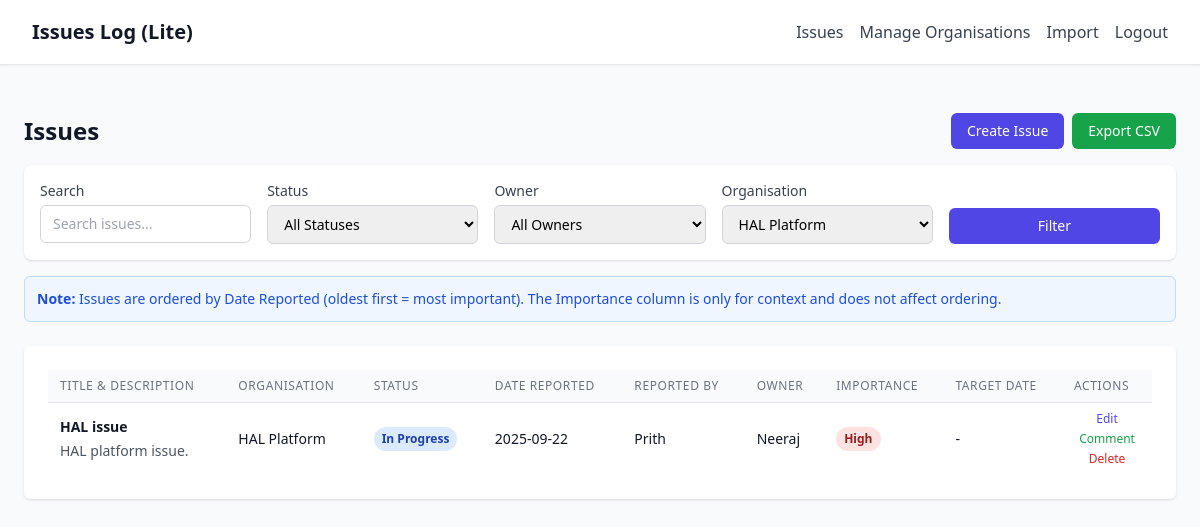
The page /?organization=1 (signed in) on the database its author committed.
### models.py (models this page shows)
class Issue(db.Model):
    id = db.Column(db.Integer, primary_key=True)
    title = db.Column(db.String(200), nullable=False)
    description = db.Column(db.Text)
    reporter = db.Column(db.String(100), nullable=False)
    owner = db.Column(db.String(100))
    organization_id = db.Column(db.Integer, db.ForeignKey('organization.id'))
    organization = db.relationship('Organization', backref=db.backref('issues', lazy=True))
    status = db.Column(db.String(50), default='Open')
    importance = db.Column(db.String(20), default='Medium')  # High, Medium, Low
    date_reported = db.Column(db.Date, default=datetime.utcnow().date)
    target_date = db.Column(db.Date)
    display_order = db.Column(db.Integer, default=0)  # For manual ordering
    created_at = db.Column(db.DateTime, default=datetime.utcnow)
    updated_at = db.Column(db.DateTime, default=datetime.utcnow, onupdate=datetime.utcnow)

class Organization(db.Model):
    id = db.Column(db.Integer, primary_key=True)
    name = db.Column(db.String(100), nullable=False, unique=True)
    created_at = db.Column(db.DateTime, default=datetime.utcnow)

### app.py (the view)
@app.route('/')
@require_auth
def index():
    status_filter = request.args.get('status', '')
    owner_filter = request.args.get('owner', '')
    organization_filter = request.args.get('organization', '')
    search_query = request.args.get('q', '')
    query = Issue.query
    if status_filter:
        query = query.filter(Issue.status == status_filter)
    if owner_filter:
        query = query.filter(Issue.owner == owner_filter)
    if organization_filter:
        query = query.filter(Issue.organization_id == organization_filter)
    if search_query:
        query = query.filter(
            (Issue.title.contains(search_query)) |
            (Issue.description.contains(search_query)) |
            (Issue.reporter.contains(search_query))
        )
    query = query.order_by(Issue.display_order.asc(), Issue.date_reported.asc())
    issues = query.all()
    statuses = db.session.query(Issue.status).distinct().all()
    owners = db.session.query(Issue.owner).filter(Issue.owner.isnot(None)).distinct().all()
    organizations = Organization.query.all()
    return render_template('index.html',
                         issues=issues,
                         statuses=[s[0] for s in statuses],
                         owners=[o[0] for o in owners],
                         organizations=organizations,
                         current_filters={
                             'status': status_filter,
                             'owner': owner_filter,
                             'organization': organization_filter,
                             'q': search_query
                         },
                         date=date)

### app.py (called while the page is built)
def require_auth(f):
    from functools import wraps
    @wraps(f)
    def decorated_function(*args, **kwargs):
        if not session.get('authenticated'):
            return redirect(url_for('login'))
        return f(*args, **kwargs)
    return decorated_function

### templates/index.html (shortened to what this page needs)
{% extends "base.html" %}
{% block content %}
<div class="px-4 py-6 sm:px-0">
    <div class="mb-6">
        <div class="flex justify-between items-center mb-4">
            <h2 class="text-2xl font-bold text-gray-900">Issues</h2>
            <div class="flex space-x-2">
                <button onclick="openCreateModal()"
                        class="bg-indigo-600 hover:bg-indigo-700 text-white px-4 py-2 rounded-md text-sm font-medium">
                    Create Issue
                </button>
                <a href="{{ url_for('export_csv', **current_filters) }}"
                   class="bg-green-600 hover:bg-green-700 text-white px-4 py-2 rounded-md text-sm font-medium">
                    Export CSV
                </a>
            </div>
        </div>
        <form method="GET" class="grid grid-cols-1 md:grid-cols-5 gap-4 p-4 bg-white rounded-lg shadow">
            <div>
                <label class="block text-sm font-medium text-gray-700 mb-1">Search</label>
                <input type="text" name="q" value="{{ current_filters.q }}"
                       placeholder="Search issues..."
                       class="w-full px-3 py-2 border border-gray-300 rounded-md text-sm">
            </div>
            <div>
                <label class="block text-sm font-medium text-gray-700 mb-1">Status</label>
                <select name="status" class="w-full px-3 py-2 border border-gray-300 rounded-md text-sm">
                    <option value="">All Statuses</option>
                </select>
            </div>
            <div>
                <label class="block text-sm font-medium text-gray-700 mb-1">Owner</label>
                <select name="owner" class="w-full px-3 py-2 border border-gray-300 rounded-md text-sm">
                    <option value="">All Owners</option>
                </select>
            </div>
            <div>
                <label class="block text-sm font-medium text-gray-700 mb-1">Organisation</label>
                <select name="organization" class="w-full px-3 py-2 border border-gray-300 rounded-md text-sm">
                    {% for organization in organizations %}
                        <option value="{{ organization.id }}" {% if current_filters.organization == organization.id|string %}selected{% endif %}>{{ organization.name }}</option>
                    {% endfor %}
                </select>
            </div>
            <div class="flex items-end">
                <button type="submit" class="w-full bg-indigo-600 hover:bg-indigo-700 text-white px-4 py-2 rounded-md text-sm font-medium">
                    Filter
                </button>
            </div>
        </form>
        <div class="mt-4 p-3 bg-blue-50 border border-blue-200 rounded-md">
            <p class="text-sm text-blue-700">
                <strong>Note:</strong> Issues are ordered by Date Reported (oldest first = most important).
                The Importance column is only for context and does not affect ordering.
            </p>
        </div>
    </div>
    <div class="bg-white shadow overflow-hidden sm:rounded-md">
        <div class="px-4 py-5 sm:p-6">
            <div>
                <table class="w-full divide-y divide-gray-200 text-sm">
                    <thead class="bg-gray-50">
                        <tr>
                            <th class="px-3 py-2 text-left text-xs font-medium text-gray-500 uppercase tracking-wider">Title & Description</th>
                            <th class="px-3 py-2 text-left text-xs font-medium text-gray-500 uppercase tracking-wider">Organisation</th>
                            <th class="px-3 py-2 text-left text-xs font-medium text-gray-500 uppercase tracking-wider">Status</th>
                            <th class="px-3 py-2 text-left text-xs font-medium text-gray-500 uppercase tracking-wider">Date Reported</th>
                            <th class="px-3 py-2 text-left text-xs font-medium text-gray-500 uppercase tracking-wider">Reported By</th>
                            <th class="px-3 py-2 text-left text-xs font-medium text-gray-500 uppercase tracking-wider">Owner</th>
                            <th class="px-3 py-2 text-left text-xs font-medium text-gray-500 uppercase tracking-wider">Importance</th>
                            <th class="px-3 py-2 text-left text-xs font-medium text-gray-500 uppercase tracking-wider">Target Date</th>
                            <th class="px-3 py-2 text-left text-xs font-medium text-gray-500 uppercase tracking-wider">Actions</th>
                        </tr>
                    </thead>
                    <tbody class="bg-white divide-y divide-gray-200" id="issuesTableBody">
                        {% for issue in issues %}
                        <tr class="hover:bg-gray-50 draggable-row" draggable="true" data-issue-id="{{ issue.id }}">
                            <td class="px-3 py-2">
                                <div class="font-semibold text-gray-900">{{ issue.title }}</div>
                                {% if issue.description %}
                                <div class="text-sm text-gray-600 mt-1">{{ issue.description }}</div>
                                {% endif %}
                            </td>
                            <td class="px-3 py-2 text-sm text-gray-900">
                                {{ issue.organization.name if issue.organization else '-' }}
                            </td>
                            <td class="px-3 py-2">
                                <span class="inline-flex px-2 py-1 text-xs font-semibold rounded-full
                                    {% if issue.status == 'Completed' %}bg-green-100 text-green-800
                                    {% elif issue.status == 'In Progress' %}bg-blue-100 text-blue-800
                                    {% elif issue.status == 'Pending Info' %}bg-yellow-100 text-yellow-800
                                    {% else %}bg-gray-100 text-gray-800{% endif %}">
                                    {{ issue.status }}
                                </span>
                            </td>
                            <td class="px-3 py-2 text-sm text-gray-900">
                                {{ issue.date_reported.strftime('%Y-%m-%d') if issue.date_reported else '-' }}
                            </td>
                            <td class="px-3 py-2 text-sm text-gray-900">
                                {{ issue.reporter }}
                            </td>
                            <td class="px-3 py-2 text-sm text-gray-900">
                                {{ issue.owner or '-' }}
                            </td>
                            <td class="px-3 py-2">
                                <span class="inline-flex px-2 py-1 text-xs font-semibold rounded-full
                                    {% if issue.importance == 'High' %}bg-red-100 text-red-800
                                    {% elif issue.importance == 'Medium' %}bg-yellow-100 text-yellow-800
                                    {% else %}bg-gray-100 text-gray-800{% endif %}">
                                    {{ issue.importance }}
                                </span>
                            </td>
                            <td class="px-3 py-2 text-sm text-gray-900">
                                {{ issue.target_date.strftime('%Y-%m-%d') if issue.target_date else '-' }}
                            </td>
                            <td class="px-3 py-2 text-xs font-medium">
                                <div class="flex flex-col space-y-1">
                                    <button onclick="openEditModal({{ issue.id }})"
                                            class="text-indigo-600 hover:text-indigo-900">Edit</button>
                                    <button onclick="openCommentModal({{ issue.id }})"
                                            class="text-green-600 hover:text-green-900">Comment</button>
                                    <button onclick="openDeleteModal({{ issue.id }}, '{{ issue.title }}')"
                                            class="text-red-600 hover:text-red-900">Delete</button>
                                </div>
                            </td>
                        </tr>
                        {% endfor %}
                    </tbody>
                </table>
            </div>
        </div>
    </div>
</div>
{% endblock %}

### templates/base.html (style rules this page uses)
.draggable-row { cursor: move; transition: all 0.2s ease; }

### rows shown on the page
Issue: title "HAL issue", description "HAL platform issue.", organization "HAL Platform", status "In Progress", date_reported "2025-09-22", reporter "Prith", owner "Neeraj", importance "High", target_date "-"

### other values the page prints
form field organization "HAL Platform"
